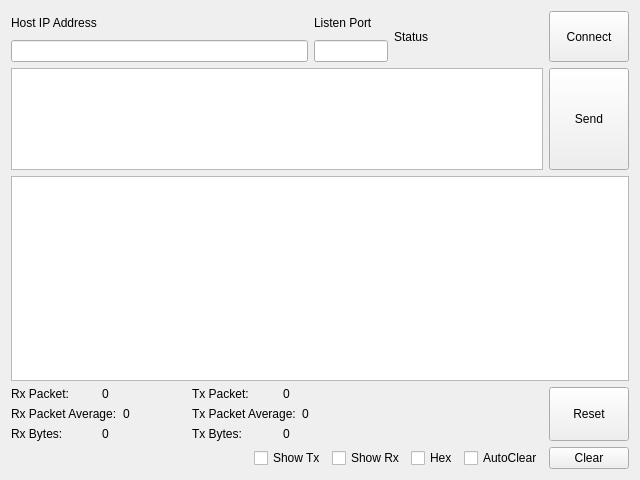
<?xml version="1.0" encoding="UTF-8"?>
<ui version="4.0">
 <class>TcpClientWidget</class>
 <widget class="QWidget" name="TcpClientWidget">
  <property name="geometry">
   <rect>
    <x>0</x>
    <y>0</y>
    <width>640</width>
    <height>480</height>
   </rect>
  </property>
  <property name="windowTitle">
   <string>Form</string>
  </property>
  <layout class="QGridLayout" name="gridLayout" rowstretch="1,2,4,1,0">
   <item row="0" column="0">
    <layout class="QHBoxLayout" name="horizontalLayout" stretch="4,1,2,1">
     <item>
      <layout class="QVBoxLayout" name="verticalLayout_4">
       <item>
        <widget class="QLabel" name="label_IP">
         <property name="sizePolicy">
          <sizepolicy hsizetype="Preferred" vsizetype="Preferred">
           <horstretch>0</horstretch>
           <verstretch>0</verstretch>
          </sizepolicy>
         </property>
         <property name="text">
          <string>Host IP Address</string>
         </property>
        </widget>
       </item>
       <item>
        <widget class="QLineEdit" name="lineEdit_IP">
         <property name="sizePolicy">
          <sizepolicy hsizetype="Expanding" vsizetype="Preferred">
           <horstretch>0</horstretch>
           <verstretch>0</verstretch>
          </sizepolicy>
         </property>
        </widget>
       </item>
      </layout>
     </item>
     <item>
      <layout class="QVBoxLayout" name="verticalLayout">
       <item>
        <widget class="QLabel" name="label_listenPort">
         <property name="text">
          <string>Listen Port</string>
         </property>
        </widget>
       </item>
       <item>
        <widget class="QLineEdit" name="lineEdit_listenPort">
         <property name="sizePolicy">
          <sizepolicy hsizetype="Expanding" vsizetype="Preferred">
           <horstretch>0</horstretch>
           <verstretch>0</verstretch>
          </sizepolicy>
         </property>
        </widget>
       </item>
      </layout>
     </item>
     <item>
      <widget class="QLabel" name="label_status">
       <property name="text">
        <string>Status</string>
       </property>
      </widget>
     </item>
     <item>
      <widget class="QPushButton" name="pushButton_connect">
       <property name="sizePolicy">
        <sizepolicy hsizetype="Minimum" vsizetype="Preferred">
         <horstretch>0</horstretch>
         <verstretch>0</verstretch>
        </sizepolicy>
       </property>
       <property name="text">
        <string>Connect</string>
       </property>
      </widget>
     </item>
    </layout>
   </item>
   <item row="1" column="0">
    <layout class="QHBoxLayout" name="horizontalLayout_2" stretch="7,1">
     <item>
      <widget class="QTextEdit" name="textEdit_txData"/>
     </item>
     <item>
      <widget class="QPushButton" name="pushButton_send">
       <property name="sizePolicy">
        <sizepolicy hsizetype="Minimum" vsizetype="Preferred">
         <horstretch>0</horstretch>
         <verstretch>0</verstretch>
        </sizepolicy>
       </property>
       <property name="text">
        <string>Send</string>
       </property>
      </widget>
     </item>
    </layout>
   </item>
   <item row="2" column="0">
    <widget class="QTextEdit" name="textEdit_log"/>
   </item>
   <item row="3" column="0">
    <layout class="QHBoxLayout" name="horizontalLayout_10">
     <item>
      <layout class="QVBoxLayout" name="verticalLayout_3" stretch="1,1,1">
       <item>
        <layout class="QHBoxLayout" name="horizontalLayout_3" stretch="1,1">
         <item>
          <widget class="QLabel" name="label_rxPacket">
           <property name="text">
            <string>Rx Packet:</string>
           </property>
          </widget>
         </item>
         <item>
          <widget class="QLabel" name="label_rxPacketCnt">
           <property name="text">
            <string>0</string>
           </property>
          </widget>
         </item>
        </layout>
       </item>
       <item>
        <layout class="QHBoxLayout" name="horizontalLayout_8" stretch="1,1">
         <item>
          <widget class="QLabel" name="label_rxPacketAvg">
           <property name="text">
            <string>Rx Packet Average:</string>
           </property>
          </widget>
         </item>
         <item>
          <widget class="QLabel" name="label_rxPacketCntAvg">
           <property name="text">
            <string>0</string>
           </property>
          </widget>
         </item>
        </layout>
       </item>
       <item>
        <layout class="QHBoxLayout" name="horizontalLayout_4" stretch="1,1">
         <item>
          <widget class="QLabel" name="label_rxBytes">
           <property name="text">
            <string>Rx Bytes:</string>
           </property>
          </widget>
         </item>
         <item>
          <widget class="QLabel" name="label_rxBytesCnt">
           <property name="text">
            <string>0</string>
           </property>
          </widget>
         </item>
        </layout>
       </item>
      </layout>
     </item>
     <item>
      <layout class="QVBoxLayout" name="verticalLayout_5" stretch="1,1,1">
       <item>
        <layout class="QHBoxLayout" name="horizontalLayout_5" stretch="1,1">
         <item>
          <widget class="QLabel" name="label_txPacket_2">
           <property name="text">
            <string>Tx Packet:</string>
           </property>
          </widget>
         </item>
         <item>
          <widget class="QLabel" name="label_txPacketCnt">
           <property name="text">
            <string>0</string>
           </property>
          </widget>
         </item>
        </layout>
       </item>
       <item>
        <layout class="QHBoxLayout" name="horizontalLayout_9" stretch="1,1">
         <item>
          <widget class="QLabel" name="label_txPacket_3">
           <property name="text">
            <string>Tx Packet Average:</string>
           </property>
          </widget>
         </item>
         <item>
          <widget class="QLabel" name="label_txPacketCntAvg">
           <property name="text">
            <string>0</string>
           </property>
          </widget>
         </item>
        </layout>
       </item>
       <item>
        <layout class="QHBoxLayout" name="horizontalLayout_6" stretch="1,1">
         <item>
          <widget class="QLabel" name="label_txBytes">
           <property name="text">
            <string>Tx Bytes:</string>
           </property>
          </widget>
         </item>
         <item>
          <widget class="QLabel" name="label_txBytesCnt">
           <property name="text">
            <string>0</string>
           </property>
          </widget>
         </item>
        </layout>
       </item>
      </layout>
     </item>
     <item>
      <spacer name="horizontalSpacer">
       <property name="orientation">
        <enum>Qt::Horizontal</enum>
       </property>
       <property name="sizeHint" stdset="0">
        <size>
         <width>40</width>
         <height>20</height>
        </size>
       </property>
      </spacer>
     </item>
     <item>
      <widget class="QPushButton" name="pushButton_reset">
       <property name="sizePolicy">
        <sizepolicy hsizetype="Minimum" vsizetype="Preferred">
         <horstretch>0</horstretch>
         <verstretch>0</verstretch>
        </sizepolicy>
       </property>
       <property name="text">
        <string>Reset</string>
       </property>
      </widget>
     </item>
    </layout>
   </item>
   <item row="4" column="0">
    <layout class="QHBoxLayout" name="horizontalLayout_7">
     <item>
      <spacer name="horizontalSpacer_4">
       <property name="orientation">
        <enum>Qt::Horizontal</enum>
       </property>
       <property name="sizeHint" stdset="0">
        <size>
         <width>40</width>
         <height>20</height>
        </size>
       </property>
      </spacer>
     </item>
     <item>
      <widget class="QCheckBox" name="checkBox_showTx">
       <property name="text">
        <string>Show Tx</string>
       </property>
      </widget>
     </item>
     <item>
      <widget class="QCheckBox" name="checkBox_showRx">
       <property name="text">
        <string>Show Rx</string>
       </property>
      </widget>
     </item>
     <item>
      <widget class="QCheckBox" name="checkBox_hex">
       <property name="text">
        <string>Hex</string>
       </property>
      </widget>
     </item>
     <item>
      <widget class="QCheckBox" name="checkBox_autoClear">
       <property name="text">
        <string>AutoClear</string>
       </property>
      </widget>
     </item>
     <item>
      <widget class="QPushButton" name="pushButton_clear">
       <property name="sizePolicy">
        <sizepolicy hsizetype="Minimum" vsizetype="Preferred">
         <horstretch>0</horstretch>
         <verstretch>0</verstretch>
        </sizepolicy>
       </property>
       <property name="text">
        <string>Clear</string>
       </property>
      </widget>
     </item>
    </layout>
   </item>
  </layout>
 </widget>
 <resources/>
 <connections/>
</ui>
